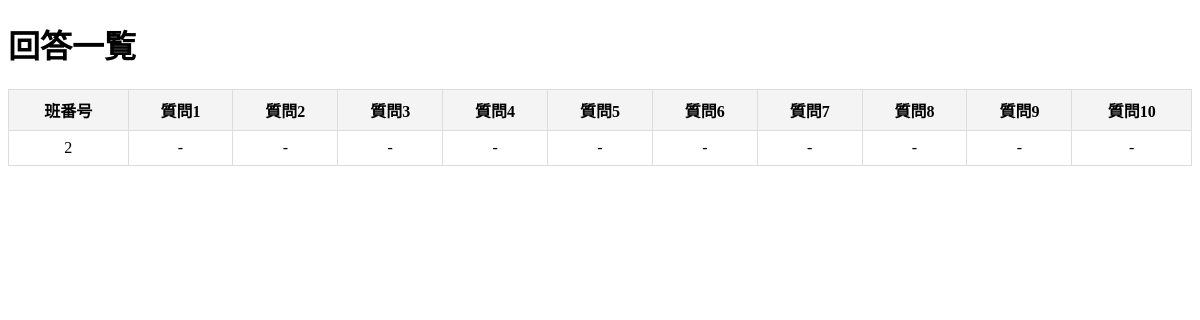
The page /answer/list on the database as committed earlier.
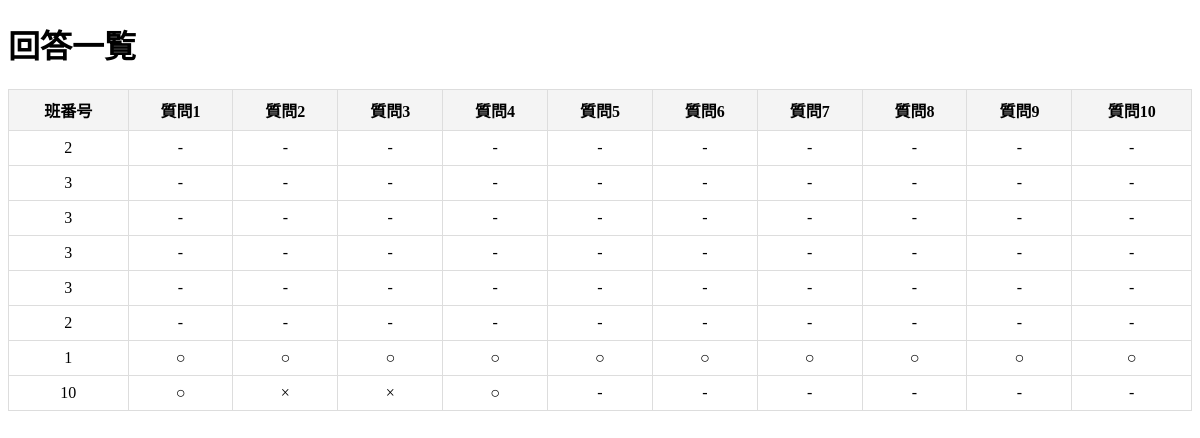
The same page on the database as committed later.
### apps/answer/models.py (models this page shows)
class Answer(db.Model):
    __tablename__ = "answers"
    id = db.Column(db.Integer, primary_key=True)
    user_number = db.Column(db.String, index=True)
    question1 = db.Column(db.String)
    question2 = db.Column(db.String)
    question3 = db.Column(db.String)
    question4 = db.Column(db.String)
    question5 = db.Column(db.String)
    question6 = db.Column(db.String)
    question7 = db.Column(db.String)
    question8 = db.Column(db.String)
    question9 = db.Column(db.String)
    question10 = db.Column(db.String)
    created_at = db.Column(db.DateTime, default=datetime.now)

### apps/answer/views.py (the view)
@answer.route("/list")
def list_answers():
    answers = Answer.query.all()
    return render_template("answer/list.html", answers=answers)

### apps/answer/templates/answer/list.html (shortened to what this page needs)
<!DOCTYPE html>
<html lang="ja">
<head>
</head>
<body>
    <h1>回答一覧</h1>
    <table>
        <thead>
            <tr>
                <th>班番号</th>
                <th>質問1</th>
                <th>質問2</th>
                <th>質問3</th>
                <th>質問4</th>
                <th>質問5</th>
                <th>質問6</th>
                <th>質問7</th>
                <th>質問8</th>
                <th>質問9</th>
                <th>質問10</th>
            </tr>
        </thead>
        <tbody>
            {% for answer in answers %}
                <tr>
                    <td>{{ answer.user_number }}</td>
                    <td>{{ answer.question1 or '-' }}</td>
                    <td>{{ answer.question2 or '-' }}</td>
                    <td>{{ answer.question3 or '-' }}</td>
                    <td>{{ answer.question4 or '-' }}</td>
                    <td>{{ answer.question5 or '-' }}</td>
                    <td>{{ answer.question6 or '-' }}</td>
                    <td>{{ answer.question7 or '-' }}</td>
                    <td>{{ answer.question8 or '-' }}</td>
                    <td>{{ answer.question9 or '-' }}</td>
                    <td>{{ answer.question10 or '-' }}</td>
                </tr>
            {% endfor %}
        </tbody>
    </table>
</body>
</html>

### apps/answer/templates/answer/list.html (style rules this page uses)
table { border-collapse: collapse; width: 100%; }
th, td { border: 1px solid #ddd; padding: 8px; }
th { background-color: #f4f4f4; text-align: center; }
td { text-align: center; }

Rows that differ between the two databases and show on the page:
added Answer: user_number "3", question1 "-", question2 "-", question3 "-", question4 "-", question5 "-", question6 "-", question7 "-", question8 "-", question9 "-", question10 "-"
added Answer: user_number "3", question1 "-", question2 "-", question3 "-", question4 "-", question5 "-", question6 "-", question7 "-", question8 "-", question9 "-", question10 "-"
added Answer: user_number "3", question1 "-", question2 "-", question3 "-", question4 "-", question5 "-", question6 "-", question7 "-", question8 "-", question9 "-", question10 "-"
added Answer: user_number "3", question1 "-", question2 "-", question3 "-", question4 "-", question5 "-", question6 "-", question7 "-", question8 "-", question9 "-", question10 "-"
added Answer: user_number "2", question1 "-", question2 "-", question3 "-", question4 "-", question5 "-", question6 "-", question7 "-", question8 "-", question9 "-", question10 "-"
added Answer: user_number "1", question1 "○", question2 "○", question3 "○", question4 "○", question5 "○", question6 "○", question7 "○", question8 "○", question9 "○", question10 "○"
added Answer: user_number "10", question1 "○", question2 "×", question3 "×", question4 "○", question5 "-", question6 "-", question7 "-", question8 "-", question9 "-", question10 "-"
